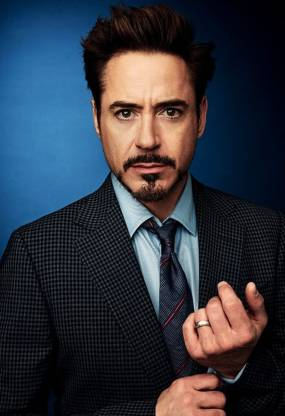
#> input picture sample.jpeg.jpeg, 285 x 416 px, given in place of the camera
$ python main.py
#> lines starting #> are read from the running program, lines starting #| are printed output that depends on the picture; after the words box and inside, x2 and y2 are one past the last pixel; in counts of white or black regions, pixels touching at a corner belong together
# Python program for Detection of a
# specific color(blue here) using OpenCV with Python
import cv2
import numpy as np

# Webcamera no 0 is used to capture the frames
cap = cv2.VideoCapture(0)

# This drives the program into an infinite loop.
while (1):
    # Captures the live stream frame-by-frame
    _, frame = cap.read()
#> frame is the input picture: shape (416, 285, 3); mean B, G, R 64, 53.3, 48.6
    # Converts images from BGR to HSV
    hsv = cv2.cvtColor(frame, cv2.COLOR_BGR2HSV)
#> hsv: shape (416, 285, 3); mean H, S, V 89.3, 147.8, 77.2
    lower_red = np.array([0, 50, 50])  # example value
    upper_red = np.array([10, 255, 255])  # example value

    # Here we are defining range of bluecolor in HSV
    # This creates a mask of blue coloured
    # objects found in the frame.
    mask = cv2.inRange(hsv, lower_red, upper_red)
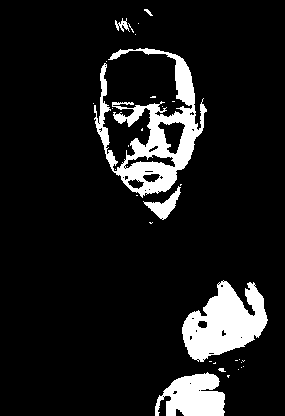
#> mask: shape (416, 285); 10.7% white; 33 white regions (26 under 20 px), largest, box (x1, y1, x2, y2) and area: (94, 48, 207, 198) 5675, (182, 280, 268, 362) 4123, (155, 372, 225, 416) 2196

    # The bitwise and of the frame and mask is done so
    # that only the blue coloured objects are highlighted
    # and stored in res
    res = cv2.bitwise_and(frame, frame, mask=mask)
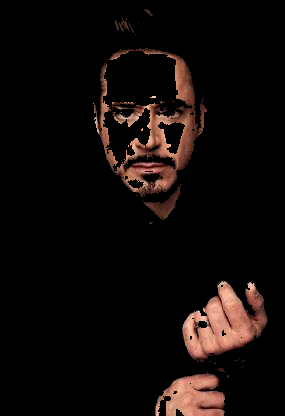
#> res: shape (416, 285, 3); mean B, G, R 8.8, 10.7, 16.7
    cv2.imshow('frame', frame)
    cv2.imshow('mask', mask)
    cv2.imshow('res', res)

    # This displays the frame, mask
    # and res which we created in 3 separate windows.
    k = cv2.waitKey(5) & 0xFF
#> (key Esc is pressed here)
    if k == 27:
        break

# Destroys all of the HighGUI windows.
cv2.destroyAllWindows()

# release the captured frame
cap.release()
